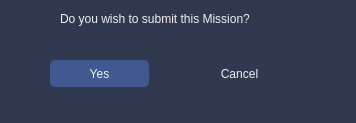
<?xml version="1.0" encoding="UTF-8"?>
<ui version="4.0">
 <class>MissionConfirmWidget</class>
 <widget class="QWidget" name="MissionConfirmWidget">
  <property name="geometry">
   <rect>
    <x>0</x>
    <y>0</y>
    <width>356</width>
    <height>123</height>
   </rect>
  </property>
  <property name="palette">
   <palette>
    <active>
     <colorrole role="WindowText">
      <brush brushstyle="SolidPattern">
       <color alpha="255">
        <red>240</red>
        <green>240</green>
        <blue>240</blue>
       </color>
      </brush>
     </colorrole>
     <colorrole role="Button">
      <brush brushstyle="SolidPattern">
       <color alpha="255">
        <red>48</red>
        <green>57</green>
        <blue>80</blue>
       </color>
      </brush>
     </colorrole>
     <colorrole role="Midlight">
      <brush brushstyle="SolidPattern">
       <color alpha="255">
        <red>12</red>
        <green>12</green>
        <blue>12</blue>
       </color>
      </brush>
     </colorrole>
     <colorrole role="Dark">
      <brush brushstyle="SolidPattern">
       <color alpha="255">
        <red>12</red>
        <green>12</green>
        <blue>12</blue>
       </color>
      </brush>
     </colorrole>
     <colorrole role="Mid">
      <brush brushstyle="SolidPattern">
       <color alpha="255">
        <red>255</red>
        <green>255</green>
        <blue>255</blue>
       </color>
      </brush>
     </colorrole>
     <colorrole role="Text">
      <brush brushstyle="SolidPattern">
       <color alpha="255">
        <red>240</red>
        <green>240</green>
        <blue>240</blue>
       </color>
      </brush>
     </colorrole>
     <colorrole role="ButtonText">
      <brush brushstyle="SolidPattern">
       <color alpha="255">
        <red>240</red>
        <green>240</green>
        <blue>240</blue>
       </color>
      </brush>
     </colorrole>
     <colorrole role="Base">
      <brush brushstyle="SolidPattern">
       <color alpha="255">
        <red>48</red>
        <green>57</green>
        <blue>80</blue>
       </color>
      </brush>
     </colorrole>
     <colorrole role="Window">
      <brush brushstyle="SolidPattern">
       <color alpha="255">
        <red>48</red>
        <green>57</green>
        <blue>80</blue>
       </color>
      </brush>
     </colorrole>
     <colorrole role="Shadow">
      <brush brushstyle="SolidPattern">
       <color alpha="255">
        <red>255</red>
        <green>255</green>
        <blue>255</blue>
       </color>
      </brush>
     </colorrole>
     <colorrole role="Highlight">
      <brush brushstyle="SolidPattern">
       <color alpha="255">
        <red>240</red>
        <green>119</green>
        <blue>70</blue>
       </color>
      </brush>
     </colorrole>
     <colorrole role="AlternateBase">
      <brush brushstyle="SolidPattern">
       <color alpha="255">
        <red>255</red>
        <green>85</green>
        <blue>0</blue>
       </color>
      </brush>
     </colorrole>
    </active>
    <inactive>
     <colorrole role="WindowText">
      <brush brushstyle="SolidPattern">
       <color alpha="255">
        <red>240</red>
        <green>240</green>
        <blue>240</blue>
       </color>
      </brush>
     </colorrole>
     <colorrole role="Button">
      <brush brushstyle="SolidPattern">
       <color alpha="255">
        <red>48</red>
        <green>57</green>
        <blue>80</blue>
       </color>
      </brush>
     </colorrole>
     <colorrole role="Midlight">
      <brush brushstyle="SolidPattern">
       <color alpha="255">
        <red>12</red>
        <green>12</green>
        <blue>12</blue>
       </color>
      </brush>
     </colorrole>
     <colorrole role="Dark">
      <brush brushstyle="SolidPattern">
       <color alpha="255">
        <red>12</red>
        <green>12</green>
        <blue>12</blue>
       </color>
      </brush>
     </colorrole>
     <colorrole role="Mid">
      <brush brushstyle="SolidPattern">
       <color alpha="255">
        <red>255</red>
        <green>255</green>
        <blue>255</blue>
       </color>
      </brush>
     </colorrole>
     <colorrole role="Text">
      <brush brushstyle="SolidPattern">
       <color alpha="255">
        <red>240</red>
        <green>240</green>
        <blue>240</blue>
       </color>
      </brush>
     </colorrole>
     <colorrole role="ButtonText">
      <brush brushstyle="SolidPattern">
       <color alpha="255">
        <red>240</red>
        <green>240</green>
        <blue>240</blue>
       </color>
      </brush>
     </colorrole>
     <colorrole role="Base">
      <brush brushstyle="SolidPattern">
       <color alpha="255">
        <red>48</red>
        <green>57</green>
        <blue>80</blue>
       </color>
      </brush>
     </colorrole>
     <colorrole role="Window">
      <brush brushstyle="SolidPattern">
       <color alpha="255">
        <red>48</red>
        <green>57</green>
        <blue>80</blue>
       </color>
      </brush>
     </colorrole>
     <colorrole role="Shadow">
      <brush brushstyle="SolidPattern">
       <color alpha="255">
        <red>255</red>
        <green>255</green>
        <blue>255</blue>
       </color>
      </brush>
     </colorrole>
     <colorrole role="Highlight">
      <brush brushstyle="SolidPattern">
       <color alpha="255">
        <red>12</red>
        <green>12</green>
        <blue>12</blue>
       </color>
      </brush>
     </colorrole>
     <colorrole role="AlternateBase">
      <brush brushstyle="SolidPattern">
       <color alpha="255">
        <red>255</red>
        <green>85</green>
        <blue>0</blue>
       </color>
      </brush>
     </colorrole>
    </inactive>
    <disabled>
     <colorrole role="WindowText">
      <brush brushstyle="SolidPattern">
       <color alpha="255">
        <red>240</red>
        <green>240</green>
        <blue>240</blue>
       </color>
      </brush>
     </colorrole>
     <colorrole role="Button">
      <brush brushstyle="SolidPattern">
       <color alpha="255">
        <red>48</red>
        <green>57</green>
        <blue>80</blue>
       </color>
      </brush>
     </colorrole>
     <colorrole role="Midlight">
      <brush brushstyle="SolidPattern">
       <color alpha="255">
        <red>12</red>
        <green>12</green>
        <blue>12</blue>
       </color>
      </brush>
     </colorrole>
     <colorrole role="Dark">
      <brush brushstyle="SolidPattern">
       <color alpha="255">
        <red>12</red>
        <green>12</green>
        <blue>12</blue>
       </color>
      </brush>
     </colorrole>
     <colorrole role="Mid">
      <brush brushstyle="SolidPattern">
       <color alpha="255">
        <red>255</red>
        <green>255</green>
        <blue>255</blue>
       </color>
      </brush>
     </colorrole>
     <colorrole role="Text">
      <brush brushstyle="SolidPattern">
       <color alpha="255">
        <red>240</red>
        <green>240</green>
        <blue>240</blue>
       </color>
      </brush>
     </colorrole>
     <colorrole role="ButtonText">
      <brush brushstyle="SolidPattern">
       <color alpha="255">
        <red>240</red>
        <green>240</green>
        <blue>240</blue>
       </color>
      </brush>
     </colorrole>
     <colorrole role="Base">
      <brush brushstyle="SolidPattern">
       <color alpha="255">
        <red>48</red>
        <green>57</green>
        <blue>80</blue>
       </color>
      </brush>
     </colorrole>
     <colorrole role="Window">
      <brush brushstyle="SolidPattern">
       <color alpha="255">
        <red>48</red>
        <green>57</green>
        <blue>80</blue>
       </color>
      </brush>
     </colorrole>
     <colorrole role="Shadow">
      <brush brushstyle="SolidPattern">
       <color alpha="255">
        <red>255</red>
        <green>255</green>
        <blue>255</blue>
       </color>
      </brush>
     </colorrole>
     <colorrole role="Highlight">
      <brush brushstyle="SolidPattern">
       <color alpha="255">
        <red>12</red>
        <green>12</green>
        <blue>12</blue>
       </color>
      </brush>
     </colorrole>
     <colorrole role="AlternateBase">
      <brush brushstyle="SolidPattern">
       <color alpha="255">
        <red>255</red>
        <green>85</green>
        <blue>0</blue>
       </color>
      </brush>
     </colorrole>
    </disabled>
   </palette>
  </property>
  <property name="windowTitle">
   <string>Mission Confirm</string>
  </property>
  <property name="styleSheet">
   <string notr="true">background-color: rgb(48, 57, 80);
color: rgb(240, 240, 240);
border-radius: 5px;</string>
  </property>
  <widget class="QLabel" name="questionLabel">
   <property name="geometry">
    <rect>
     <x>60</x>
     <y>10</y>
     <width>241</width>
     <height>17</height>
    </rect>
   </property>
   <property name="text">
    <string>Do you wish to submit this Mission?</string>
   </property>
  </widget>
  <widget class="QPushButton" name="yesButton">
   <property name="geometry">
    <rect>
     <x>50</x>
     <y>60</y>
     <width>99</width>
     <height>27</height>
    </rect>
   </property>
   <property name="styleSheet">
    <string notr="true">background-color: rgb(64, 89, 145);
color: rgb(240, 240, 240);</string>
   </property>
   <property name="text">
    <string>Yes</string>
   </property>
  </widget>
  <widget class="QPushButton" name="noButton">
   <property name="geometry">
    <rect>
     <x>190</x>
     <y>60</y>
     <width>99</width>
     <height>27</height>
    </rect>
   </property>
   <property name="styleSheet">
    <string notr="true">background-color: rgb(161, 20, 40);
color: rgb(240, 240, 240);
my_combo_box-&gt;setStyleSheet(&quot;background:#ff0000&quot;);</string>
   </property>
   <property name="text">
    <string>Cancel</string>
   </property>
  </widget>
 </widget>
 <resources/>
 <connections/>
</ui>
